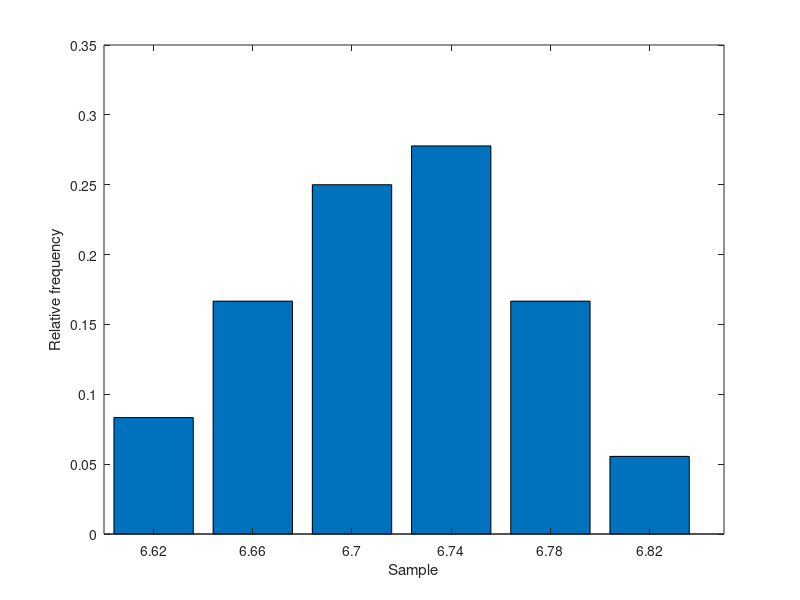

Recreate this plot in MATLAB.
d1 = [6.72 6.77 6.82 6.70 6.78 6.70 6.62 6.75];
d2 = [6.66 6.66 6.64 6.76 6.73 6.80 6.72 6.76];
d3 = [6.76 6.68 6.66 6.62 6.72 6.76 6.70 6.78];
d4 = [6.76 6.67 6.70 6.72 6.74 6.81 6.79 6.78];
d5 = [6.66 6.76 6.76 6.72];
d  = [d1 d2 d3 d4 d5];
M = mean(d);
fprintf('The sample mean is: %f\n',M);
S = std(d);
fprintf('The sample standard deviation is: %f\n',S);

[n,x]=hist(d,[6.62:0.04:6.82]);
bar(x,n/sum(n));
set(gca,'xtick',[6.62:0.04:6.82]);
xlabel('Sample');
ylabel('Relative frequency');